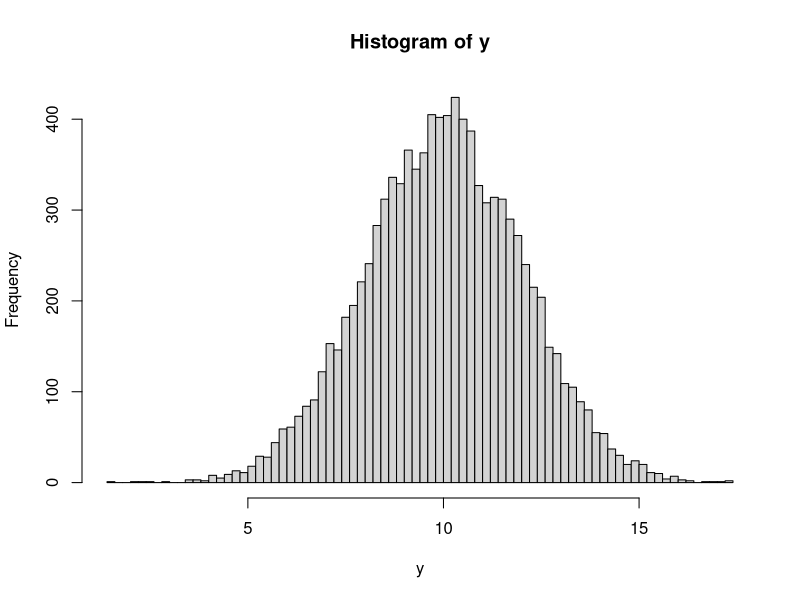
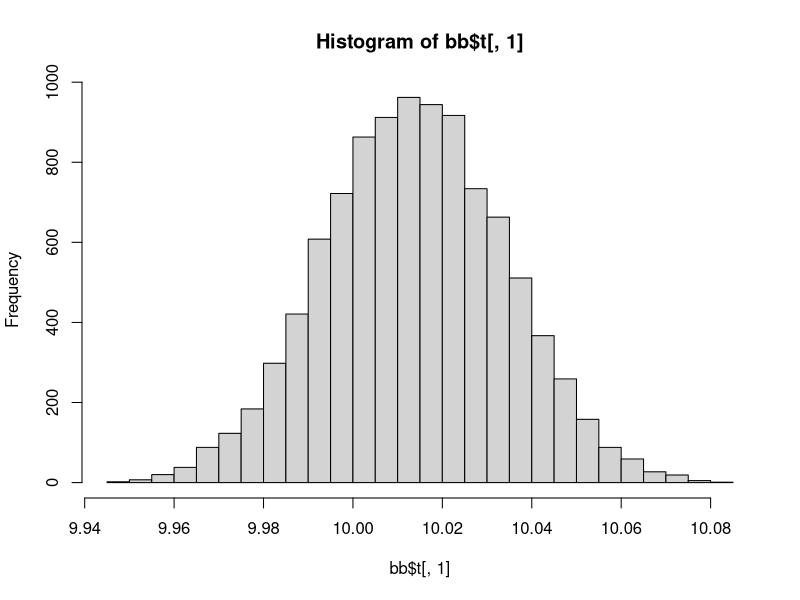
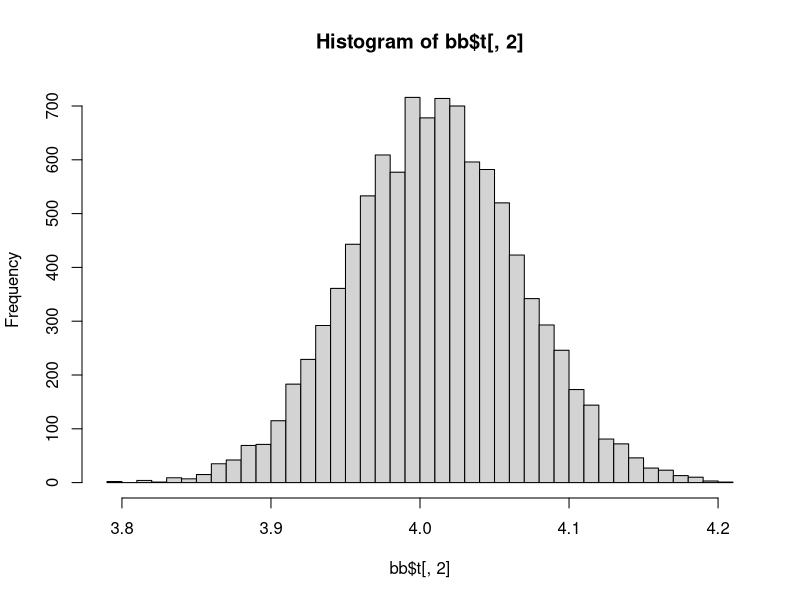
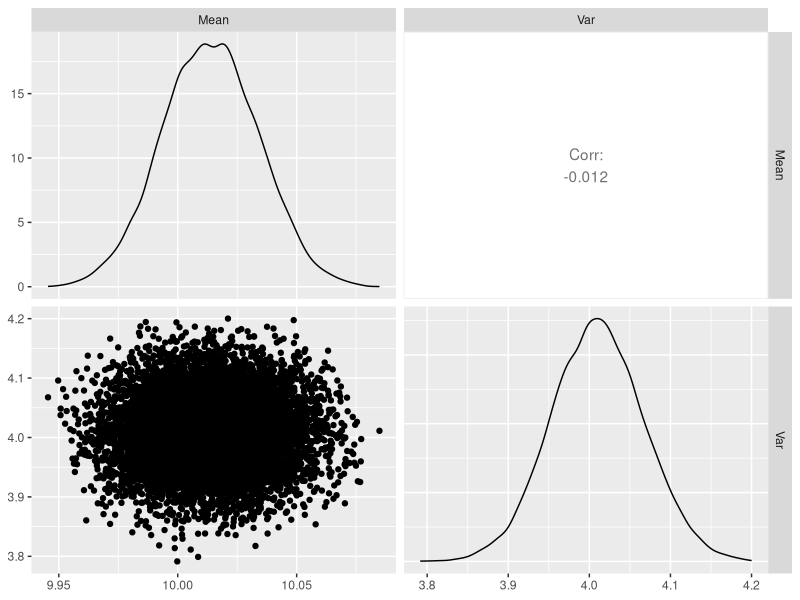
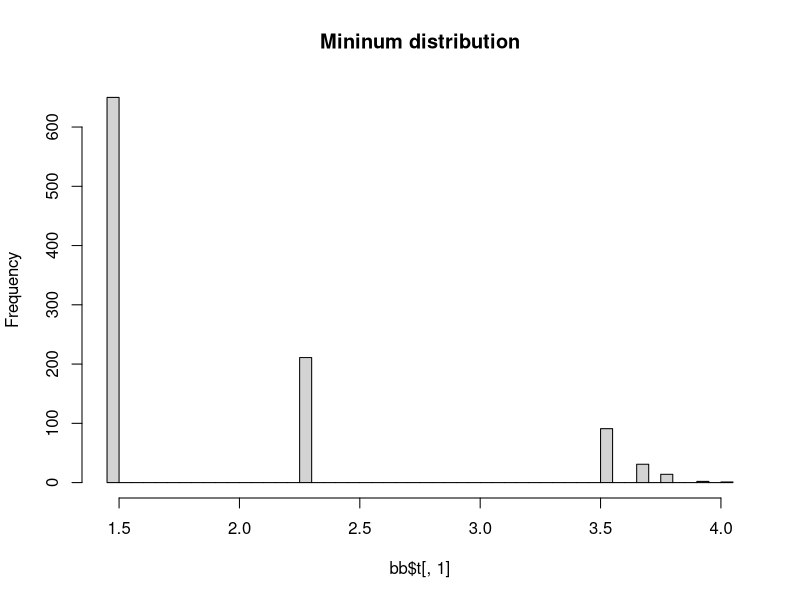
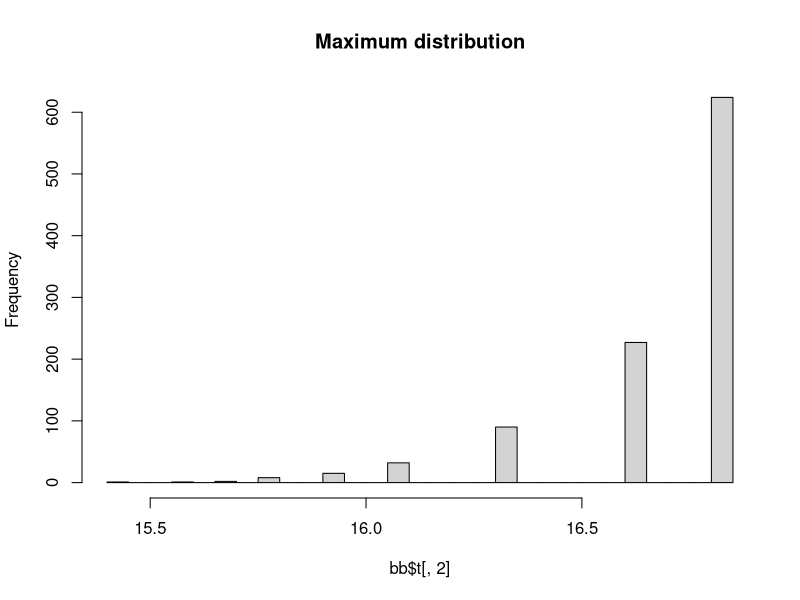
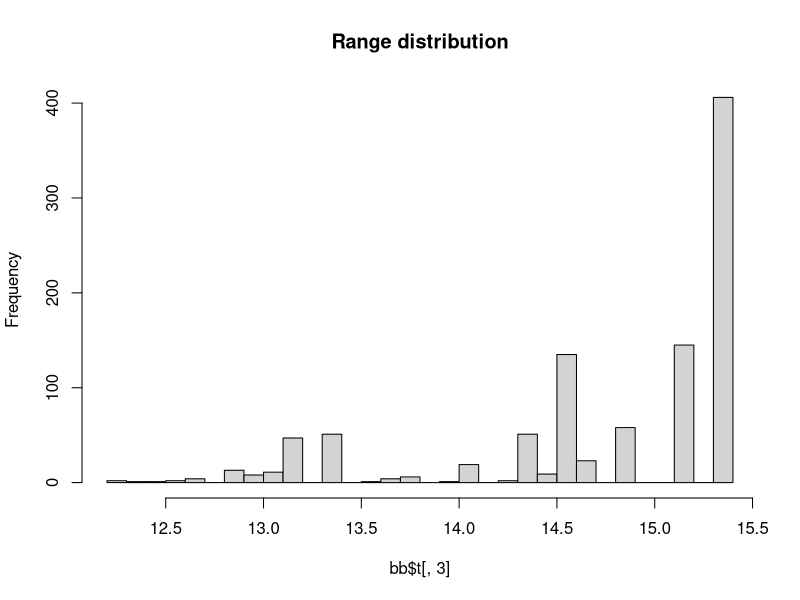
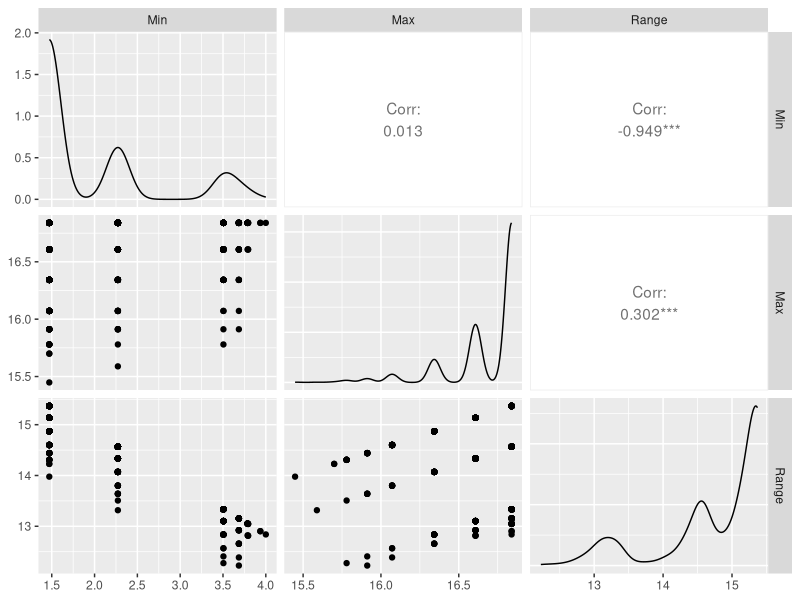

These figures' R source, in order:
#################################################################################
##############     LabPractice 1.1 BOOTSTRAP         ############################
##############        MACHINE LEARNING II            ############################
##############           ESU   Jan-2020              ############################
#################################################################################

## Set working directory --------------------------------------------------------

## Load libraries ---------------------------------------------------------------
library(caret)
library(ggplot2)
library(GGally)
library(boot)


# remove all existing variables--------------------------------------------------
rm(list=ls())

# SAMPLE MEAN AND VARIANCE ESTIMATORS using BOOTSTRAP----------------------------------------------------------------
set.seed(150) #For replication
sampleSize = 10000;
y<- 10 + rnorm (sampleSize, mean=0.0, sd=2.0); # normal N(0,2)

hist(y,100);

# Estimate the mean and variance from the sample
meanSample = mean(y)
varSample = var(y)

#theory 
varSampleMean = varSample / sampleSize;


#  The Bootstrap approach
# One of the great advantages of the bootstrap approach is that it can be
# applied in almost all situations. No complicated mathematical calculations
# are required. Performing a bootstrap analysis in R entails only two steps.

# First, we must create a function that computes the statistic of interest.
# Second, we use the boot() function, which is part of the boot library, to
    # boot() perform the bootstrap by repeatedly sampling observations from the data
    # set with replacement.

bootMeanVar.fn=function (data ,index){
  m = mean(data[index])
  v = var(data[index])
  return (c(m,v))
}

#Check the function para ver que funciona
bootMeanVar.fn(y, 1:100)
bootMeanVar.fn(y, 1:1) # variance ??

# Produce R bootstrap estimates for the mean and the variance of y
bb = boot(y, bootMeanVar.fn,R=10000) #le pasamos el dataset, la funcion de lo que queramos calcular y el numero de samples que queremos

hist(bb$t[,1],40) #nos devuelve las medias (lo primero que hay en la fn) de las 10000 muestras
hist(bb$t[,2],40) #nos devuelve las varianzas(lo segundo de la fn) de las 100000 muestras

# Empirical joint distribution of estimators
coefsdf = data.frame(bb$t)
colnames(coefsdf)<- c("Mean","Var")
ggpairs(coefsdf)

# compute MSE
mean((y - meanSample)^2)


# MIN AND MAX ESTIMATION USING BOOTSTRAP --------------------------------------------------------

# dataset
set.seed(150) #For replication
sampleSize = 5000;
y<- 10 + rnorm (sampleSize, mean=0.0, sd=2.0); # normal N(0,2) 
  #probar con runif(sampleSize, 0, 10) para ver la diferencia
  #la distribucion del min estara mucho mas pegada al 0 ya que hay mas probabilidad de encontrarnos valores extremos

# estimates from the sample
minSample = min(y)
maxSample = max(y)
rangeSample = maxSample - minSample

bootMinMax.fn=function (data ,index){
  mm = min(data[index])
  MM = max(data[index])
  difMMmm = MM - mm
  return (c(mm,MM, difMMmm))
}

#Check the function
bootMinMax.fn(y, 1:100)
bootMinMax.fn(y, 1:10)

# Produce R bootstrap estimates for the mean and the variance of y
bb = boot(y, bootMinMax.fn,R=1000)

hist(bb$t[,1],40, main = 'Mininum distribution') 
  #tiene sentido ya que cada valor del histograma es si se coge el valor mas pequeno de la muestra, si no el siguiente mas pequeno, etc debido al reemplazamiento
hist(bb$t[,2],40, main = 'Maximum distribution')
hist(bb$t[,3],40, main = 'Range distribution')

# Empirical joint distribution of estimators
coefsdf = data.frame(bb$t)
colnames(coefsdf)<- c("Min","Max", "Range")
ggpairs(coefsdf)

minSampleBB = mean(bb$t[,1])
maxSampleBB = mean(bb$t[,2])
rangeSampleBB = mean(bb$t[,3])

# ------------------------------------------------------------------------
# LINEAR REGRESSION ESTIMATION -------------------------------------------
# ------------------------------------------------------------------------
set.seed(150) #For replication
sampleSize = 100;

# sample
x <-runif(sampleSize,0,1);
y <- 1  + 5 * x + rnorm (sampleSize, mean=0, sd=3.0);

SSample = data.frame(x,y)
ggpairs(SSample)

bootBetasLM.fn=function (data ,index){
  return (coef(lm("y~x", data=data[index,])))  #DEVUELVE LOS COEFICIENTES DEL AJUSTE DEL MODELO
}

#Check the function
bootBetasLM.fn(SSample, 1:10)
summary(lm("y~x", data=SSample ,subset =1:10))$coefficients

# Produce R = 10000 bootstrap estimates for beta0 and beta1
bb = boot(SSample, bootBetasLM.fn,R=10000)


#original (using the full sample)-EL MODELO QUE OBTENDRIAMOS ESTIMANDO NORMAL CON LA MUESTRA ENTERA
coef_original <- coef(lm("y~x", data=SSample))
x = lm("y~x", data=SSample)

#bias and std.error
# mean model: mean(bb$t[,1])
biasBeta0 <- coef_original[1] - mean(bb$t[,1])
biasBeta1 <- coef_original[2] - mean(bb$t[,2])
stderrBeta0 <- sd(bb$t[,1])
stderrBeta1 <- sd(bb$t[,2])


# Empirical joint distribution of beta0 and beta1
plot(bb$t[,2], bb$t[,1]) #CADA PUNTO ES UN MODELO (una linea ajustada por B0, B1)

coefsdf = data.frame(bb$t)
colnames(coefsdf)<- c("Beta0","Beta1")
ggpairs(coefsdf)  #COMO PODEMOS COMPROBAR LAS CAMPANAS ESTAN CENTRADAS EN LO QUE OBTENEMOS EN COEF_ORIGINAL


###############################################
##Obtener el estimate del error con bootstrap##
###############################################
bootRmseLM.fn=function (data ,index){
  rr = residuals(lm("y~x", data=data[index,]))
  rmse = sqrt(mean(rr^2))
  return (rmse)  
}

#Check the function (COMPROBAMOS QUE OBTENEMOS EL MISMO RMSE o parecido)
bootRmseLM.fn(SSample, 1:100)
summary(lm("y~x", data=SSample ,subset =1:100))

# Produce R = 10000 bootstrap estimates for beta0 and beta1
bb = boot(SSample, bootRmseLM.fn,R=10000)

hist(bb$t, 40, main ='rmse distribution')


#original (using the full sample)-EL RMSE QUE OBTENDRIAMOS ESTIMANDO NORMAL CON LA MUESTRA ENTERA
summary(lm("y~x", data=SSample))



##HACER CON lm(y~x^2) o lm(y~x+x^2) **mirar cual de las dos formas es
    #METER EL MODELO DE SOLO UNA CONSTANTE QUE NO DEPENDA DE LA X
    #comparar los histogramas y sacar el 25 y el 75 percentil
    
#hacer grafica de eje y = rmse, eje x = las distribuciones con orden 1, orden 2, etc...